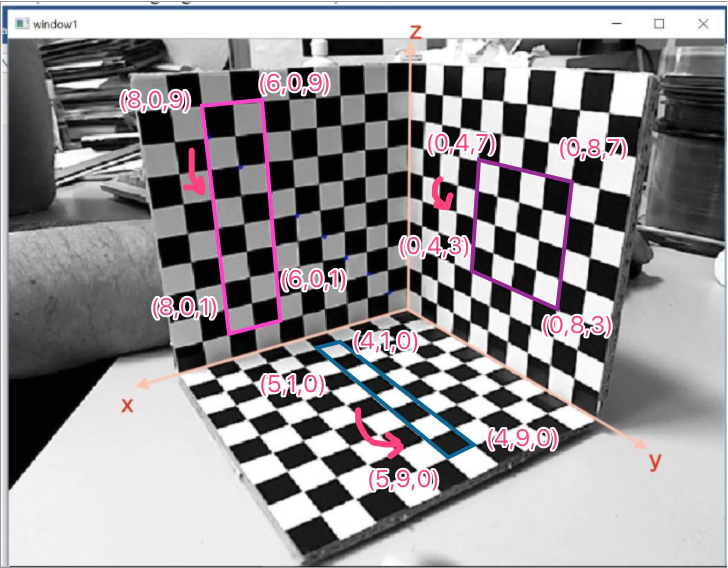
#> input picture Chapitre 1/data/1.jpg, 1455 x 1136 px (shown at 1/2 size)
$ jupyter execute 'Etalonnage d'"'"'images à l'"'"'aide d'"'"'un banc d'"'"'étalonnage.ipynb'   (shell and % lines are left out)
#> lines starting #> are read from the running program, lines starting #| are printed output that depends on the picture
Calibrer un appareil photo à l'aide d'un support et de la Décomposition en Valeurs Singulières (DVS) est une technique courante en vision par ordinateur et en photogrammétrie. Ce processus implique d'estimer les paramètres intrinsèques (comme la distance focale, le point principal et la distorsion de l'objectif) et les paramètres extrinsèques (position et orientation) de l'appareil photo.

Considérons les coordonnées du monde comme $(X, Y, Z)$, et les coordonnées de l'image comme $(u, v)$. La relation entre eux peut être représentée à l'aide du modèle de caméra sténopé :

$$
s \begin{bmatrix} u \\ v \\ 1 \end{bmatrix} = \mathbf{K} \begin{bmatrix} \mathbf{R} | \mathbf{t} \end{bmatrix} \begin{bmatrix} X \\ Y \\ Z \\ 1 \end{bmatrix}
$$

Ici,
- $s$ est un facteur d'échelle.
- $\mathbf{K}$ est la matrice de calibration de l'appareil photo contenant les paramètres intrinsèques.
- $\begin{bmatrix} \mathbf{R} | \mathbf{t} \end{bmatrix}$ est la matrice extrinsèque contenant la matrice de rotation $\mathbf{R}$ et le vecteur de translation $\mathbf{t}$.

En supposant que nous disposons d'un montage avec des points 3D connus $(X_i, Y_i, Z_i)$ et leurs points d'image correspondants $(u_i, v_i)$, nous pouvons établir un ensemble d'équations :

$$
\begin{align*}
su_i &= k_{11}X_i + k_{12}Y_i + k_{13}Z_i + t_{1}Z_i \\
sv_i &= k_{21}X_i + k_{22}Y_i + k_{23}Z_i + t_{2}Z_i
\end{align*}
$$

En réarrangeant, nous obtenons :

$$
\begin{bmatrix} X_i & Y_i & Z_i & 1 & 0 & 0 & 0 & 0 & -u_iX_i & -u_iY_i & -u_iZ_i & -u_i\\ 0 & 0 & 0 & 0 & X_i & Y_i & Z_i & 1 & -v_iX_i & -v_iY_i & -v_iZ_i & -v_i \end{bmatrix} \begin{bmatrix} k_{11} \\ k_{12} \\ k_{13} \\ k_{21} \\ k_{22} \\ k_{23} \\ t_1 \\ t_2 \\ t_3 \end{bmatrix}
$$

Cela peut être représenté sous forme matricielle comme :

$$
\mathbf{A} \mathbf{P} = \mathbf{0}
$$

où $\mathbf{A}$ est une matrice connue, $\mathbf{P}$ est le vecteur des inconnues, et $\mathbf{0}$ est un vecteur nul.

En utilisant la Décomposition en Valeurs Singulières, nous pouvons trouver la solution $\mathbf{P}$ en décomposant $\mathbf{A}$ comme :

$$
\mathbf{A} = \mathbf{U} \boldsymbol{\Sigma} \mathbf{V}^T
$$

Le vecteur singulier droit correspondant à la plus petite valeur singulière nous donnera $\mathbf{P}$.

Cette approche est basée sur la méthode de la Transformation Linéaire Directe (TLD). Une fois que nous avons $\mathbf{P}$, nous pouvons extraire les paramètres intrinsèques et extrinsèques. Les paramètres intrinsèques peuvent être extraits de $\mathbf{K}$ en utilisant la décomposition RQ.

La preuve de cette méthode implique de l'algèbre linéaire et dépasse le cadre de cette réponse. Elle nécessite souvent une bonne compréhension de l'algèbre matricielle, de la DVS et de la géométrie projective. Si vous êtes intéressé par une démonstration détaillée, je vous recommande de consulter des manuels ou des articles de recherche sur la calibration d'appareil photo à l'aide de la DVS.

[cell 1]
import numpy as np
import cv2
import matplotlib.pyplot as plt
import sys
from numpy import linalg as LA

[cell 2]
image=cv2.imread('data/1.jpg')
#> image is the input picture: shape (1136, 1455, 3); mean B, G, R 147.3, 144.6, 148.1
plt.imshow(np.flip(image,-1))

[cell 3]
# coordonnées 3D

w_coor =np.array([[8, 0, 9, 1],
       [8, 0, 1, 1],
       [6, 0, 1, 1],
       [6, 0, 9, 1],
       [5, 1, 0, 1],
       [5, 9, 0, 1],
       [4, 9, 0, 1],
       [4, 1, 0, 1],
       [0, 4, 7, 1],
       [0, 4, 8, 1],
       [0, 8, 3, 1],
       [0, 8, 7, 1]])

# coordonnées camera
c_coor = np.array([[275, 142],
       [312, 454],
       [382, 436],
       [357, 134],
       [432, 473],
       [612, 623],
       [647, 606],
       [464, 465],
       [654, 216],
       [644, 368],
       [761, 420],
       [781, 246]])

[cell 4]
# coordonnées pour valider si le M est correct ou non

w_check=np.array([[6, 0, 5, 1],
       [3, 3, 0, 1],
       [0, 4, 0, 1],
       [0, 4, 4, 1],
       [0, 0, 7, 1]])
c_check=np.array([[369, 297],
       [531, 484],
       [640, 468],
       [646, 333],
       [556, 194]])

[cell 5]
print('P :', w_coor.shape),print('p :',c_coor.shape)

[cell 6]
print(c_check.shape)

[cell 7]
i = 0
P = np.empty([12, 12], dtype=float)

while i < 12:
            c = i // 2

            p1 = w_coor[c]
            p2 = np.array([0, 0, 0, 0])
            if i % 2 == 0:
                p3 = -p1 *c_coor[c][0]

                P[i] = np.hstack((p1, p2, p3))

            elif i % 2 == 1:
                p3 = -p1 * c_coor[c][1]

                P[i] = np.hstack((p2, p1, p3))

            i = i + 1

[cell 8]
print("Maintenant, P est avec la forme de :", P.shape)
print(P[0])

[cell 9]
U, sigma, VT = LA.svd(P)

[cell 10]
print('U :',U.shape)
print('Sigma :',sigma.shape)
print('V :',VT.shape)

[cell 11]
V = np.transpose(VT)
preM = V[:, -1]
roM = preM.reshape(3, 4)

[cell 12]
print("Un multiple scalaire de M, enregistré comme roM:")
print(roM)

Étant donné la matrice de projection :

$$
M = K \begin{bmatrix} R | T \end{bmatrix}
$$

où $K$ est la matrice intrinsèque, et $\begin{bmatrix} R | T \end{bmatrix}$ est la matrice extrinsèque.

1. **Matrice intrinsèque ($K$):**

   La matrice intrinsèque contient des informations sur la distance focale, le point principal et le facteur d'obliquité. Elle est donnée par la sous-matrice 3x3 supérieure gauche de $M$ :

   $$
   M = K \begin{bmatrix} R | T \end{bmatrix}
  $$

   - $f_x$ et $f_y$ sont les distances focales dans les directions x et y respectivement.
   - $s$ est le facteur d'obliquité, qui est généralement nul dans les caméras bien calibrées.
   - $c_x$ et $c_y$ sont les coordonnées du point principal.

2. **Matrice extrinsèque ($R | T$):**

   La matrice extrinsèque contient des informations sur la position et l'orientation de la caméra dans le système de coordonnées mondiales. Elle est donnée par le côté droit de la matrice de projection :

   $$
   \begin{bmatrix} R | T \end{bmatrix} = \begin{bmatrix} r_{11} & r_{12} & r_{13} & t_x \\ r_{21} & r_{22} & r_{23} & t_y \\ r_{31} & r_{32} & r_{33} & t_z \end{bmatrix}
   $$
   - La sous-matrice 3x3 supérieure gauche $\begin{bmatrix} r_{ij} \end{bmatrix}$ est la matrice de rotation.
   - La colonne la plus à droite $\begin{bmatrix} t_x \\ t_y \ t_z \end{bmatrix}$ est le vecteur de translation.

Une fois que vous avez la matrice de projection $M$, on peut extraire la matrice intrinsèque $K$ et la matrice extrinsèque $\begin{bmatrix} r_{ij} \end{bmatrix}$ comme décrit ci-dessus.

[cell 13]
A = roM[0:3, 0:3].copy()
b = roM[0:3, 3:4].copy()
print("M peut être écrit sous la forme [A b], où A est 3x3 et b est 3x1, comme suit:")
print(A)
print(b)

En résolvant les paramètres intrinsèques, on obtient

[cell 14]
a3T = A[2]

under = LA.norm(a3T)

ro01 = 1 / under
print("Le ro est %f"%ro01)

[cell 15]
# Calculer cx et cy
a1T = A[0]
a2T = A[1]
cx = ro01 * ro01 * (np.dot(a1T, a3T))
cy = ro01 * ro01 * (np.dot(a2T, a3T))
print("cx=%f,cy=%f "%(cx, cy))

[cell 16]
# Calculer le thêta
a_cross13 = np.cross(a1T, a3T)
a_cross23 = np.cross(a2T, a3T)
theta = np.arccos((-1) * np.dot(a_cross13, a_cross23) / (LA.norm(a_cross13) * LA.norm(a_cross23)))
print("theta is: %f"%theta)

[cell 17]
# Calculer l'alpha et le bêta
alpha = ro01 * ro01 * LA.norm(a_cross13) * np.sin(theta)
beta = ro01 * ro01 * LA.norm(a_cross23) * np.sin(theta)
print("alpha:%f, beta:%f"%(alpha,beta))

[cell 18]
# Calculer K
K = np.array([alpha, -alpha * (1 / np.tan(theta)), cx, 0, beta / (np.sin(theta)), cy, 0, 0, 1])
K = K.reshape(3, 3)
print("We can get K accordingly: ")
print(K)

Les extrinsèques sont

[cell 19]
# Calculer R
r1 = a_cross23 / LA.norm(a_cross23)
r301 = ro01 * a3T
r2 = np.cross(r301, r1)
R = np.hstack((r1, r2, r301))
R=R.reshape(3,3)
print("we can get R:")
print(R)

[cell 20]
# Calculer T
T = ro01 * np.dot(LA.inv(K),b)
print("we can get t:")
print(T)

* Calculer la projection pour les nouveaux points

[cell 21]
my_size=c_check.shape[0]
my_err=np.empty([my_size])
pred_points=[]
for i in range(my_size) :
            test_pix = np.dot(roM, w_check[i])
            u = test_pix[0] / test_pix[2]
            v = test_pix[1] / test_pix[2]
            u_c=c_check[i][0]
            v_c=c_check[i][1]
            print("vous obtenez le point de test %d avec le résultat (%f,%f)"%(i, u, v))
            print("le résultat correct est (%f,%f)"%(u_c,v_c))
            my_err[i]=(abs(u-u_c)/u_c+abs(v-v_c)/v_c)/2
            pred_points.append((u,v))

[cell 22]
pred_points=np.array(pred_points)

[cell 23]
plt.scatter(pred_points[:,0],pred_points[:,1])

plt.scatter(c_check[:,0],c_check[:,1])
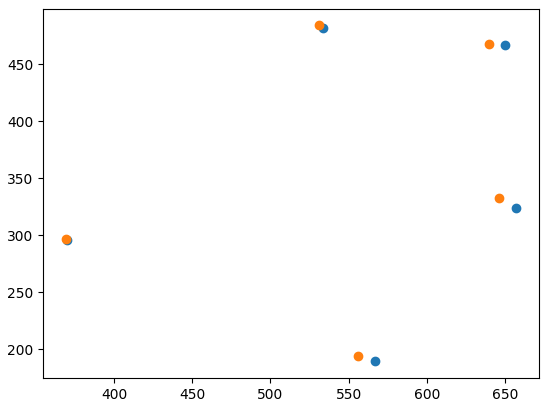
#> figure drawn by matplotlib, 1 panel
